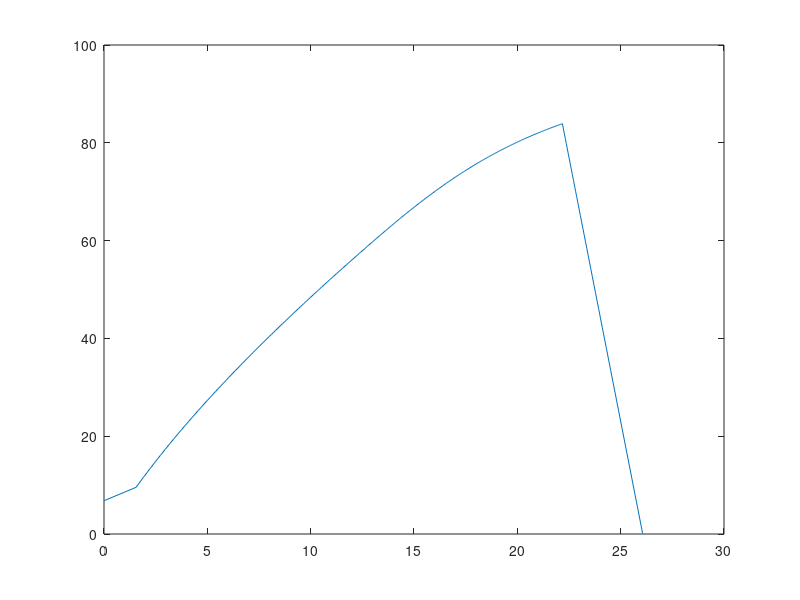

The MATLAB script that drew this image:
%08/02/2019
%Arturas Jocas
%HYPED, Head of Simulations Team
%Parameters for suspension model using SIMULINK

%% Clear all 
clear;

%% General Parameters
%Spring constants 
k = 50000; %(N/m), spring constant for suspension system
c = 100; %(Ns/m), damping coefficient for suspension system

%Masses of the wheels and pod (kg)
m_wheel = 0.25; % mass of one suspension wheel 
m_pod = 305; %mass of just pod and internals 

%Moments of inertia
Iyy = 115; %% about pitch (theta) axis 

%Distances from the front/back the pod to the CoM 
L_front = 0.62;
L_back = 0.63;

%Arbitrary displacement (bump)
x = 0.001;
step_size = 0.001;

%Constants
g = 9.81; 

%Wheel radius
r = 0.04;

%Velocity (m/s)
v = 10;
%% Parameters from trajectory sim
speed_at_steps = csvread('speed_at_steps.csv');
time_at_steps = csvread('time_at_steps.csv');
rand_step = (0.001).*rand(350,1);

%% x-displacement of CoM of wheel over time
a = sqrt(x*(2*r-x));

% Direction of step (1 = up, -1 = down)
step_dir = -1;

tb = (sqrt(2*r*step_size))/v;

plot(time_at_steps,speed_at_steps)

%% Symbolic Expressions
% syms t;
% x_positive = step_dir*(x/tb * t * heaviside(tb - t) + x * heaviside(t - tb));
% x_negative = 0;
% x_total = piecewise(t > 0, x_positive, t <= 0, x_negative);
% fplot(x_total, [-0.0015 0.0015]);
% ylim([-0.0015 0.0015]);
% ylim([-x 1.5*x]);
% 
% title('Trajectory of the Wheel Centre at 80m/s');
% xlabel('Time (s)');
% ylabel('Displacement (m)');
% set(gca,'FontSize',14)
